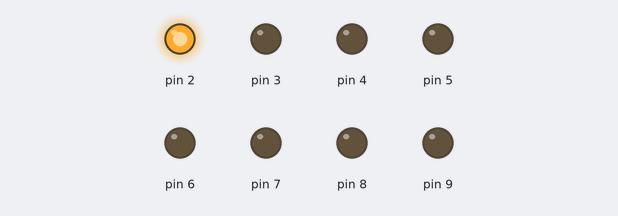
Bench run of a sketch on a simulated Arduino Uno, built with avr-gcc and run on an emulated ATmega328P. Parts: output pins drawn as LEDs (lit = HIGH).

Above: at 0.05 s.
At 0.95 s:
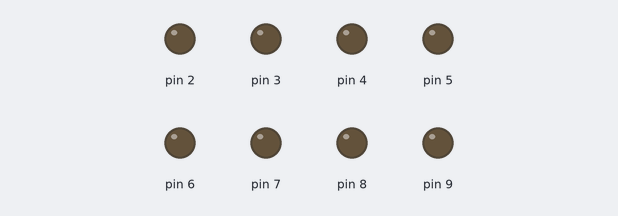
At 1.85 s:
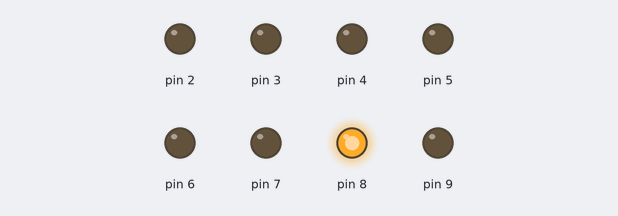
At 3.65 s:
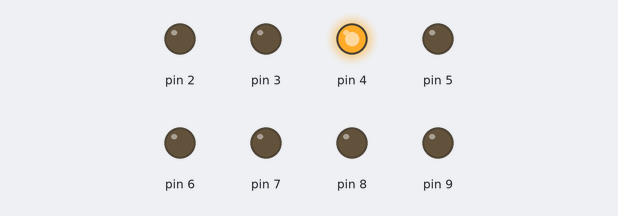
At 5.25 s:
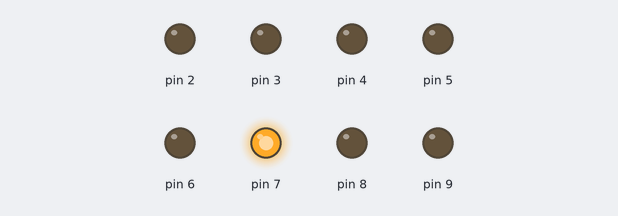
At 7.25 s:
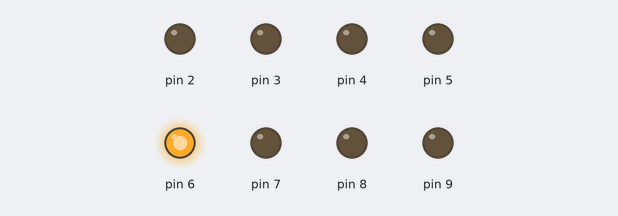
Timing chart, 0 to 7.5 s (numbered marks = the images above):
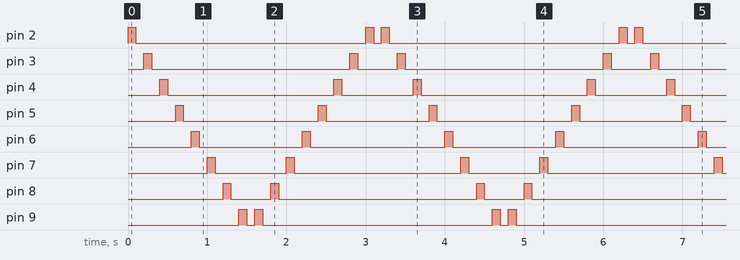

Measured:
- by itself, pin 2: repeats every 3.2 s: LOW 2.9 s, HIGH 0.10 s, LOW 0.10 s, HIGH 0.10 s
- by itself, pin 3: repeats every 3.2 s: LOW 2.5 s, HIGH 0.10 s, LOW 0.50 s, HIGH 0.10 s
- by itself, pin 4: repeats every 3.2 s: LOW 2.1 s, HIGH 0.10 s, LOW 0.90 s, HIGH 0.10 s
- by itself, pin 5: repeats every 3.2 s: LOW 1.7 s, HIGH 0.10 s, LOW 1.3 s, HIGH 0.10 s
- by itself, pin 6: repeats every 3.2 s: LOW 1.3 s, HIGH 0.10 s, LOW 1.7 s, HIGH 0.10 s
- by itself, pin 7: repeats every 3.2 s: LOW 0.90 s, HIGH 0.10 s, LOW 2.1 s, HIGH 0.10 s
- by itself, pin 8: repeats every 3.2 s: LOW 0.50 s, HIGH 0.10 s, LOW 2.5 s, HIGH 0.10 s
- by itself, pin 9: repeats every 3.2 s: LOW 0.10 s, HIGH 0.10 s, LOW 2.9 s, HIGH 0.10 s

The sketch:

led3.ino
```cpp
int ledPin; // pin 13 asignado para el LED de salida

void setup() // Configura entradas y salidas
{
 for (ledPin=2;ledPin<=9;ledPin++){
  pinMode(ledPin, OUTPUT); // declara LED como salida
 }
}
void loop()
{
 for (ledPin=2;ledPin<=9;ledPin++) {
    digitalWrite(ledPin,HIGH); // enciende el LED
    delay(100);
    digitalWrite(ledPin,LOW);
    delay(100);

  }

   for (ledPin=9;ledPin>=2;ledPin--) {
    digitalWrite(ledPin,HIGH); // enciende el LED
    delay(100);
    digitalWrite(ledPin,LOW);
    delay(100);

  }

}
```
